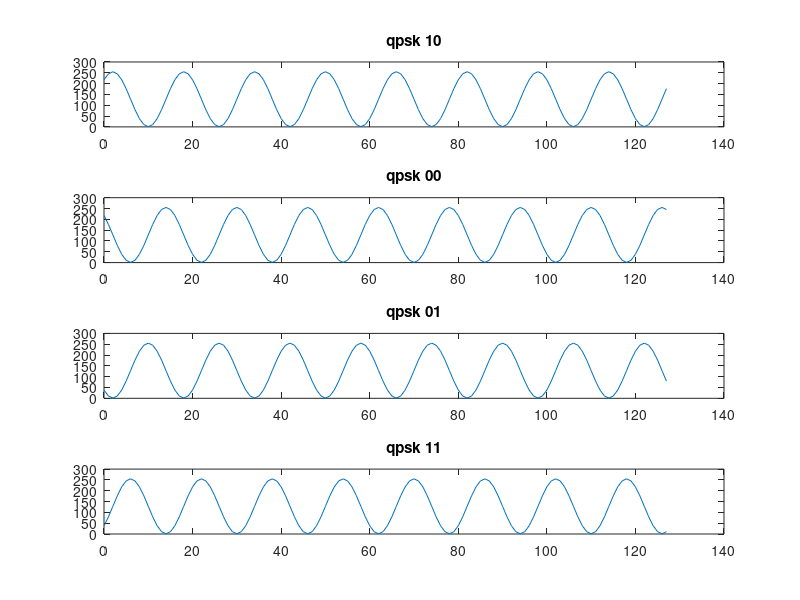

Reproduce this figure in MATLAB.
clear;
t=0:127; f=8;

qpsk_10 =  0.707*( (sin(2*pi*f*t/128)*127 ) +(cos(2*pi*f*t/128)*127)) +128 ;
qpsk_00 = -0.707*( (sin(2*pi*f*t/128)*127 ) -(cos(2*pi*f*t/128)*127)) +128 ;
qpsk_01 = -0.707*( (sin(2*pi*f*t/128)*127 ) +(cos(2*pi*f*t/128)*127)) +128 ;
qpsk_11 =  0.707*( (sin(2*pi*f*t/128)*127 ) -(cos(2*pi*f*t/128)*127)) +128 ;

figure(1);
subplot(4,1,1);plot(t,qpsk_10);title('qpsk 10');
subplot(4,1,2);plot(t,qpsk_00);title('qpsk 00');
subplot(4,1,3);plot(t,qpsk_01);title('qpsk 01');
subplot(4,1,4);plot(t,qpsk_11);title('qpsk 11');

qpsk_10_round = round(qpsk_10);
qpsk_10_look_up = dec2hex(qpsk_10_round,2);

qpsk_00_round = round(qpsk_00);
qpsk_00_look_up = dec2hex(qpsk_00_round,2);

qpsk_01_round = round(qpsk_01);
qpsk_01_look_up = dec2hex(qpsk_01_round,2);

qpsk_11_round = round(qpsk_11);
qpsk_11_look_up = dec2hex(qpsk_11_round,2);
